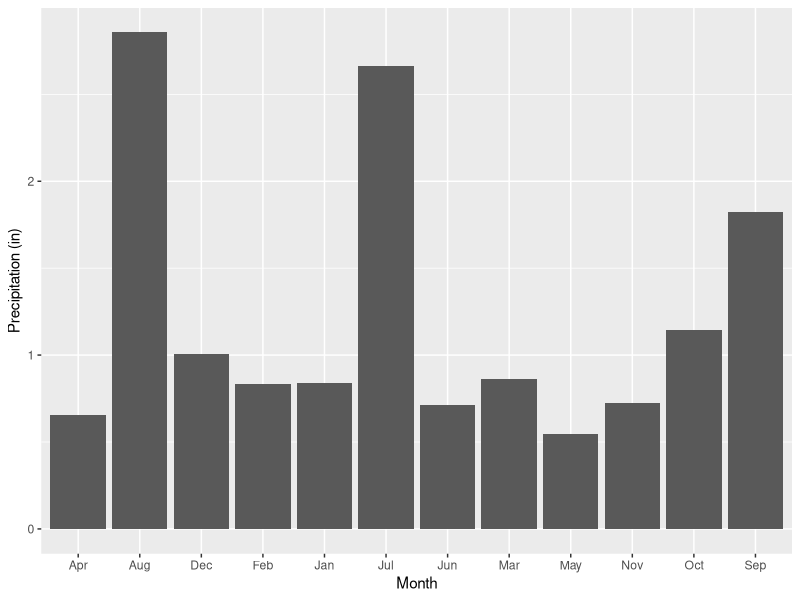
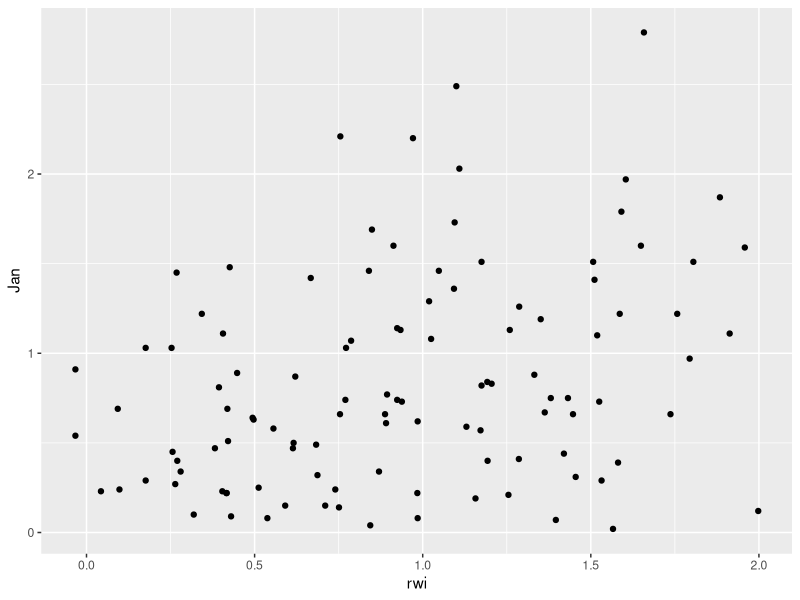
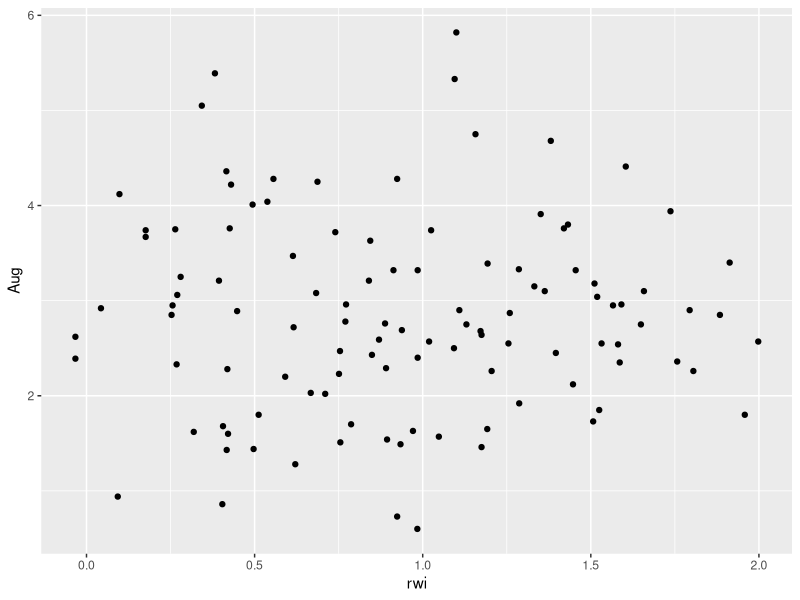
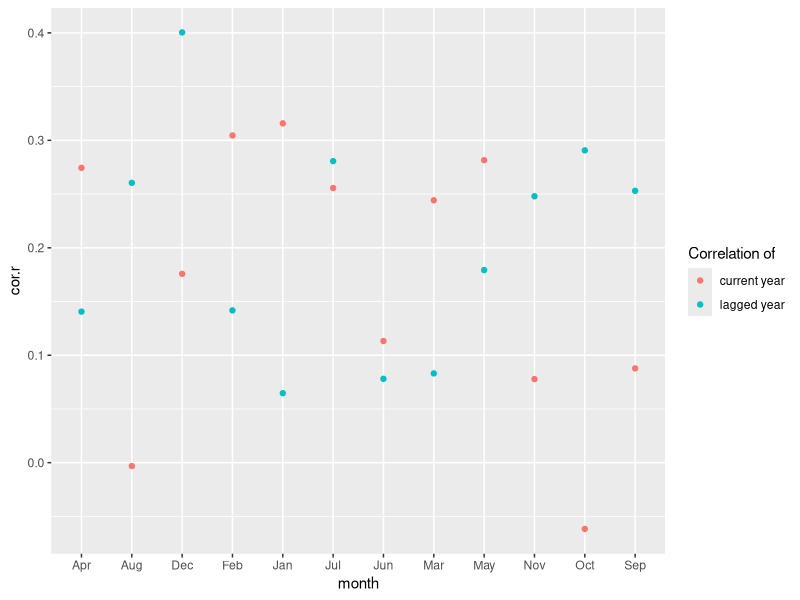

Generate these figures, in order, with R:
## ---- chunk 1
setwd("~/Documents/GEOG415/klandolt/homework2/")
library(ggplot2)
library(dplyr)
library(tidyr)
library(magrittr)
precip <- read.csv('data/precip.csv')
rwi <- read.csv('data/rwi.csv')
## ---- chunk 2
temp.data <- gather(data=precip, key=month, value=precip, -year)
temp.data$precip[temp.data$precip<0]<- NA
tidy.precip <- arrange(temp.data, year, month)
temp.data <- mutate(tidy.precip, date.str = paste(year, month, '01'))
temp.data <- mutate(temp.data, date=as.Date(date.str, '%Y %B %d'))
temp.data <- group_by(tidy.precip, month)
temp.data <- summarize(temp.data, precip=mean(precip, na.rm=TRUE))
ggplot(temp.data, aes(month, precip)) + geom_bar(stat='identity') + labs(y='Precipitation (in)', x='Month')
## ---- chunk 3

rwi.precip <- left_join(precip, rwi, by='year')
ggplot(data=rwi.precip) + geom_point(aes(x=rwi, y=Jan))
## ---- chunk 4
rwi.precip <- left_join(precip, rwi, by='year')
ggplot(data=rwi.precip) + geom_point(aes(x=rwi, y=Aug))

## ---- chunk 5
tidy.precip <- gather(data=precip, key=month, value=precip, -year) %>%
  arrange(year,month) %>%
  filter(precip >= 0)
rwi.precip <- left_join(rwi, tidy.precip,  by='year') %>% filter(year >= 1895)
cor <- rwi.precip %>% group_by(month) %>% summarise(r=cor(rwi,precip))
cor1 <- rwi.precip %>% group_by(month) %>% summarise(r=cor(rwi, precip, use='complete.obs'))
corlag <- rwi.precip %>% group_by(month) %>% summarize(r = cor(rwi, lag(precip),use='complete.obs'))
totcor <- left_join(cor, corlag, by='month')
colnames(totcor) <- c("month", "cor.r", "corlag.r")
ggplot(data=totcor) + geom_point(aes(x=month, y=cor.r, color='current year')) + geom_point(aes(x=month, y=corlag.r, color='lagged year')) + labs(color='Correlation of')
